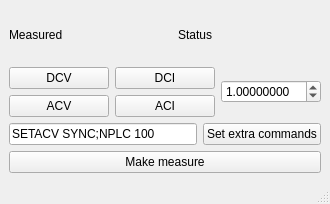
<?xml version="1.0" encoding="UTF-8"?>
<ui version="4.0">
 <class>MainWindow</class>
 <widget class="QMainWindow" name="MainWindow">
  <property name="geometry">
   <rect>
    <x>0</x>
    <y>0</y>
    <width>330</width>
    <height>204</height>
   </rect>
  </property>
  <property name="windowTitle">
   <string>MainWindow</string>
  </property>
  <widget class="QWidget" name="centralwidget">
   <layout class="QGridLayout" name="gridLayout">
    <item row="0" column="0">
     <layout class="QVBoxLayout" name="verticalLayout">
      <item>
       <layout class="QHBoxLayout" name="horizontalLayout_4">
        <item>
         <widget class="QLabel" name="label">
          <property name="text">
           <string>Measured</string>
          </property>
         </widget>
        </item>
        <item>
         <widget class="QLabel" name="measured_label">
          <property name="sizePolicy">
           <sizepolicy hsizetype="Expanding" vsizetype="Preferred">
            <horstretch>0</horstretch>
            <verstretch>0</verstretch>
           </sizepolicy>
          </property>
          <property name="text">
           <string/>
          </property>
         </widget>
        </item>
        <item>
         <widget class="QLabel" name="label_2">
          <property name="text">
           <string>Status</string>
          </property>
         </widget>
        </item>
        <item>
         <widget class="QLabel" name="status_label">
          <property name="sizePolicy">
           <sizepolicy hsizetype="Expanding" vsizetype="Preferred">
            <horstretch>0</horstretch>
            <verstretch>0</verstretch>
           </sizepolicy>
          </property>
          <property name="text">
           <string/>
          </property>
         </widget>
        </item>
       </layout>
      </item>
      <item>
       <layout class="QHBoxLayout" name="horizontalLayout_3">
        <item>
         <layout class="QVBoxLayout" name="verticalLayout_2">
          <item>
           <widget class="QPushButton" name="dcv_button">
            <property name="text">
             <string>DCV</string>
            </property>
           </widget>
          </item>
          <item>
           <widget class="QPushButton" name="acv_button">
            <property name="text">
             <string>ACV</string>
            </property>
           </widget>
          </item>
         </layout>
        </item>
        <item>
         <layout class="QVBoxLayout" name="verticalLayout_4">
          <item>
           <widget class="QPushButton" name="dci_button">
            <property name="text">
             <string>DCI</string>
            </property>
           </widget>
          </item>
          <item>
           <widget class="QPushButton" name="aci_button">
            <property name="text">
             <string>ACI</string>
            </property>
           </widget>
          </item>
         </layout>
        </item>
        <item>
         <widget class="QDoubleSpinBox" name="range_spinbox">
          <property name="decimals">
           <number>8</number>
          </property>
          <property name="value">
           <double>1.000000000000000</double>
          </property>
         </widget>
        </item>
       </layout>
      </item>
      <item>
       <layout class="QHBoxLayout" name="horizontalLayout_2">
        <item>
         <widget class="QLineEdit" name="extra_commands_edit">
          <property name="text">
           <string>SETACV SYNC;NPLC 100</string>
          </property>
         </widget>
        </item>
        <item>
         <widget class="QPushButton" name="set_extra_commands_button">
          <property name="text">
           <string>Set extra commands</string>
          </property>
         </widget>
        </item>
       </layout>
      </item>
     </layout>
    </item>
    <item row="1" column="0">
     <widget class="QPushButton" name="make_measure_button">
      <property name="text">
       <string>Make measure</string>
      </property>
     </widget>
    </item>
   </layout>
  </widget>
  <widget class="QMenuBar" name="menubar">
   <property name="geometry">
    <rect>
     <x>0</x>
     <y>0</y>
     <width>330</width>
     <height>21</height>
    </rect>
   </property>
  </widget>
  <widget class="QStatusBar" name="statusbar"/>
 </widget>
 <resources/>
 <connections/>
</ui>
